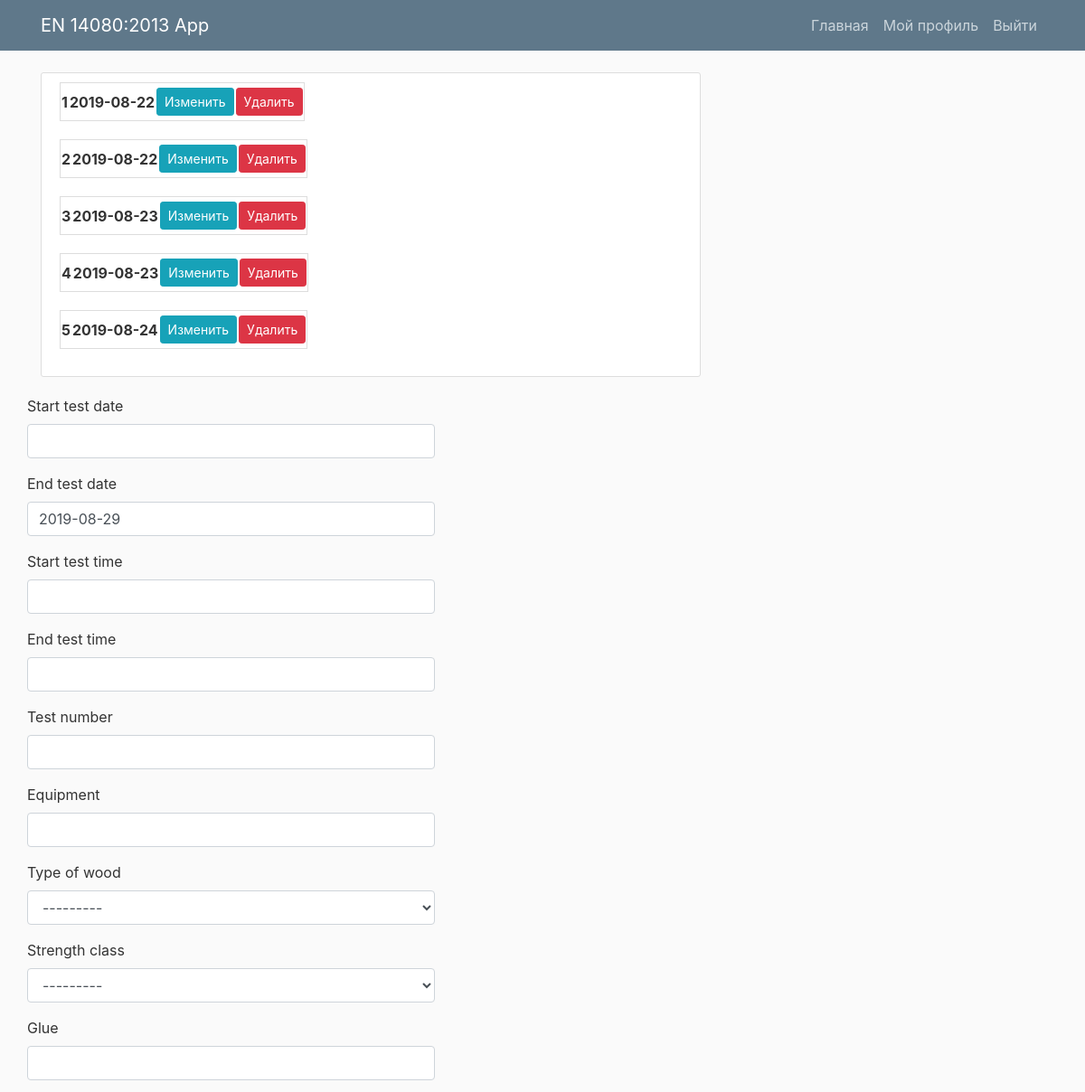
The app's page /bendtestfilter/ (signed in, upper part), older data.
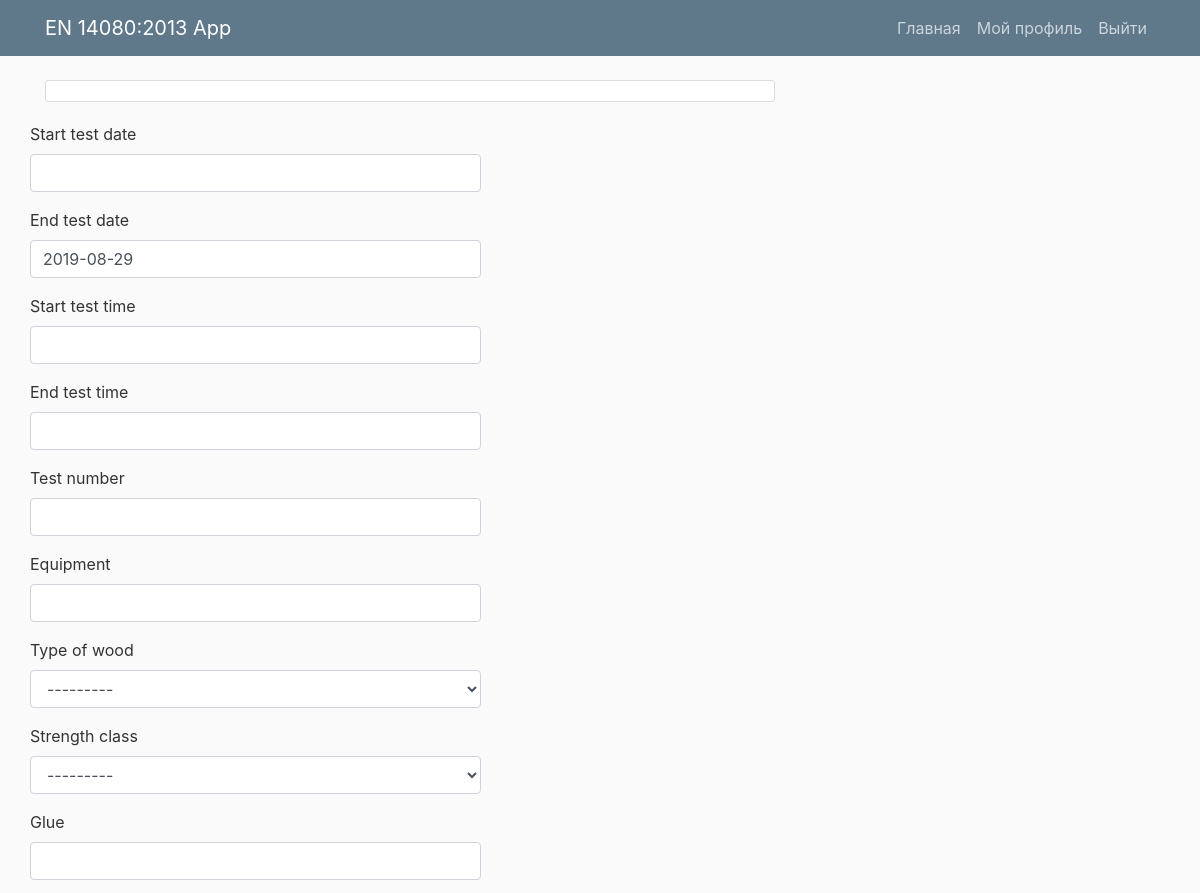
The same page, newer data.
### mainApp/models.py (models this page shows, shortened)
class TestLamella(models.Model):
	test_date = models.DateField()
	test_time = models.TimeField(blank=True, null=True, default=None)
	test_number = models.IntegerField(default=def_bt_test_number)
	equipment = models.CharField(max_length=100, default=def_bt_equipment)
	type_of_wood = models.ForeignKey(Wood_types, on_delete=models.PROTECT, related_name='TestLamella_fj_wood_type', default=def_bt_type_of_wood)
	strength_class = models.ForeignKey(strength_class_types, on_delete=models.PROTECT, related_name='TestLamella_strength_class', default=def_bt_strength_class)
	glue = models.CharField(max_length=100, default=def_bt_glue)
	glue_harderner_amount = models.CharField(max_length=100, blank=True, default=def_bt_glue_harderner_amount)
	lamellas_thickness = models.IntegerField(default=def_bt_lamellas_thickness)
	lamellas_width = models.IntegerField(default=def_bt_lamellas_width)
	lamellas_length = models.IntegerField(default=def_bt_lamellas_length)
	fj_length = models.IntegerField(default=def_bt_fj_length)
	fj_path = models.IntegerField(default=def_bt_fj_path)
	fj_gap = models.IntegerField(default=def_bt_fj_gap)
	fj_angle = models.IntegerField(default=def_bt_fj_angle)
	fj_orientation = models.CharField(max_length=100, choices=[('Пластевое', 'Пластевое'), ('Ребровое', 'Ребровое')], default=def_bt_fj_orientation)
	lamellas_left_moisture = models.IntegerField(default=def_bt_lamellas_left_moisture)
	lamellas_right_moisture = models.IntegerField(default=def_bt_lamellas_right_moisture)
	glue_pressure = models.FloatField(default=def_bt_glue_pressure)
	pressure_time = models.IntegerField(blank=True, null=True, default=def_bt_pressure_time)
	glue_use_amount = models.IntegerField(default=def_bt_glue_use_amount)
	glue_batch_number = models.CharField(max_length=100, default=def_bt_glue_batch_number)
	glue_expiration_date = models.DateField()
	lamellas_param = models.CharField(max_length=100, default=def_bt_lamellas_param)
	lamellas_took_person = models.ForeignKey(Person, on_delete=models.PROTECT, related_name='TestLamella_took_person', default=def_bt_lamellas_took_person)
	force_crash = models.FloatField()
	time_of_testing = models.IntegerField(blank=True, null=True)
	lamellas_strength = models.FloatField()
	passed = models.BooleanField(default=False)
	by_fj_crash = models.IntegerField()
	base_fj_crash = models.IntegerField()
	out_of_fj_crash = models.IntegerField()
	comment = models.TextField(blank=True)
	photo = models.ImageField(upload_to='uploads', blank=True)
	author = models.ForeignKey(User, blank=True, null=True, on_delete=models.CASCADE)

### mainApp/views.py (the view)
# urls.py: path('bendtestfilter/', today_views.bendtestfilterView, name='bendtestfilter'),
@login_required
def bendtestfilterView(request):
	user = get_object_or_404(User, username=request.user.username)
	bendtests = TestLamella.objects.filter(author=user).order_by('test_number')
	if request.method == 'POST':
		form = BendtestFilterForm(request.POST)
		if form.is_valid():
			if form.cleaned_data.get('start_test_date'):
				start_test_date = form.cleaned_data.get('start_test_date')
				bendtests = bendtests.filter(test_date__gte=start_test_date).order_by('test_number')
			if form.cleaned_data.get('end_test_date'):
				end_test_date = form.cleaned_data.get('end_test_date')
				bendtests = bendtests.filter(test_date__lte=end_test_date).order_by('test_number')
			if form.cleaned_data.get('type_of_wood'):
				type_of_wood = form.cleaned_data.get('type_of_wood')
				bendtests = bendtests.filter(type_of_wood=type_of_wood).order_by('test_number')
			if form.cleaned_data.get('start_test_time'):
				start_test_time = form.cleaned_data.get('start_test_time')
				bendtests = bendtests.filter(test_time__gte=start_test_time).order_by('test_number')
			if form.cleaned_data.get('end_test_time'):
				end_test_time = form.cleaned_data.get('end_test_time')
				bendtests = bendtests.filter(test_time__lte=end_test_time).order_by('test_number')
			if form.cleaned_data.get('test_number'):
				test_number = form.cleaned_data.get('test_number')
				bendtests = bendtests.filter(test_number=test_number).order_by('test_number')
			if form.cleaned_data.get('equipment'):
				equipment = form.cleaned_data.get('equipment')
				bendtests = bendtests.filter(equipment__iexact=equipment).order_by('test_number')
			if form.cleaned_data.get('strength_class'):
				strength_class = form.cleaned_data.get('strength_class')
				bendtests = bendtests.filter(strength_class=strength_class).order_by('test_number')
			if form.cleaned_data.get('glue'):
				glue = form.cleaned_data.get('glue')
				bendtests = bendtests.filter(glue__iexact=glue).order_by('test_number')
			if form.cleaned_data.get('glue_harderner_amount'):
				glue_harderner_amount = form.cleaned_data.get('glue_harderner_amount')
				bendtests = bendtests.filter(glue_harderner_amount__iexact=glue_harderner_amount).order_by('test_number')
			if form.cleaned_data.get('lamellas_thickness_from'):
				lamellas_thickness_from = form.cleaned_data.get('lamellas_thickness_from')
				bendtests = bendtests.filter(lamellas_thickness__gte=lamellas_thickness_from).order_by('test_number')
			if form.cleaned_data.get('lamellas_thickness_to'):
				lamellas_thickness_to = form.cleaned_data.get('lamellas_thickness_to')
				bendtests = bendtests.filter(lamellas_thickness__lte=lamellas_thickness_to).order_by('test_number')
			if form.cleaned_data.get('fj_length'):
				fj_length = form.cleaned_data.get('fj_length')
				bendtests = bendtests.filter(fj_length=fj_length).order_by('test_number')
			if form.cleaned_data.get('fj_path'):
				fj_path = form.cleaned_data.get('fj_path')
				bendtests = bendtests.filter(fj_path=fj_path).order_by('test_number')
			if form.cleaned_data.get('fj_gap'):
				fj_gap = form.cleaned_data.get('fj_gap')
				bendtests = bendtests.filter(fj_gap=fj_gap).order_by('test_number')
			if form.cleaned_data.get('fj_angle'):
				fj_angle = form.cleaned_data.get('fj_angle')
				bendtests = bendtests.filter(fj_angle=fj_angle).order_by('test_number')
			if form.cleaned_data.get('fj_orientation'):
				fj_orientation = form.cleaned_data.get('fj_orientation')
				bendtests = bendtests.filter(fj_orientation=fj_orientation).order_by('test_number')
			if form.cleaned_data.get('lamellas_left_moisture_from'):
				lamellas_left_moisture_from = form.cleaned_data.get('lamellas_left_moisture_from')
				bendtests = bendtests.filter(lamellas_left_moisture__gte=lamellas_left_moisture_from).order_by('test_number')
			if form.cleaned_data.get('lamellas_left_moisture_to'):
				lamellas_left_moisture_to = form.cleaned_data.get('lamellas_left_moisture_to')
				bendtests = bendtests.filter(lamellas_left_moisture__lte=lamellas_left_moisture_to).order_by('test_number')
			if form.cleaned_data.get('lamellas_right_moisture_from'):
				lamellas_right_moisture_from = form.cleaned_data.get('lamellas_right_moisture_from')
				bendtests = bendtests.filter(lamellas_right_moisture__gte=lamellas_right_moisture_from).order_by('test_number')
			if form.cleaned_data.get('lamellas_right_moisture_to'):
				lamellas_right_moisture_to = form.cleaned_data.get('lamellas_right_moisture_to')
				bendtests = bendtests.filter(lamellas_right_moisture__lte=lamellas_right_moisture_to).order_by('test_number')
			if form.cleaned_data.get('glue_pressure_from'):
				glue_pressure_from = form.cleaned_data.get('glue_pressure_from')
				bendtests = bendtests.filter(glue_pressure__gte=glue_pressure_from).order_by('test_number')
			if form.cleaned_data.get('glue_pressure_to'):
				glue_pressure_to = form.cleaned_data.get('glue_pressure_to')
				bendtests = bendtests.filter(glue_pressure__lte=glue_pressure_to).order_by('test_number')
			if form.cleaned_data.get('pressure_time_from'):
				pressure_time_from = form.cleaned_data.get('pressure_time_from')
				bendtests = bendtests.filter(pressure_time__gte=pressure_time_from).order_by('test_number')
			if form.cleaned_data.get('pressure_time_to'):
				pressure_time_to = form.cleaned_data.get('pressure_time_to')
				bendtests = bendtests.filter(pressure_time__lte=pressure_time_to).order_by('test_number')
			if form.cleaned_data.get('glue_use_amount_from'):
				glue_use_amount_from = form.cleaned_data.get('glue_use_amount_from')
				bendtests = bendtests.filter(glue_use_amount__gte=glue_use_amount_from).order_by('test_number')
			if form.cleaned_data.get('glue_use_amount_to'):
				glue_use_amount_to = form.cleaned_data.get('glue_use_amount_to')
				bendtests = bendtests.filter(glue_use_amount__lte=glue_use_amount_to).order_by('test_number')
			if form.cleaned_data.get('glue_batch_number'):
				glue_batch_number = form.cleaned_data.get('glue_batch_number')
				bendtests = bendtests.filter(glue_batch_number=glue_batch_number).order_by('test_number')
			if form.cleaned_data.get('start_glue_expiration_date'):
				start_glue_expiration_date = form.cleaned_data.get('start_glue_expiration_date')
				bendtests = bendtests.filter(glue_expiration_date__gte=start_glue_expiration_date).order_by('test_number')
			if form.cleaned_data.get('end_glue_expiration_date'):
				end_glue_expiration_date = form.cleaned_data.get('end_glue_expiration_date')
				bendtests = bendtests.filter(glue_expiration_date__lte=end_glue_expiration_date).order_by('test_number')
			if form.cleaned_data.get('lamellas_param'):
				lamellas_param = form.cleaned_data.get('lamellas_param')
				bendtests = bendtests.filter(lamellas_param__iexact=lamellas_param).order_by('test_number')
			if form.cleaned_data.get('lamellas_took_person'):
				lamellas_took_person = form.cleaned_data.get('lamellas_took_person')
				bendtests = bendtests.filter(lamellas_took_person=lamellas_took_person).order_by('test_number')
			if form.cleaned_data.get('force_crash_from'):
				force_crash_from = form.cleaned_data.get('force_crash_from')
				bendtests = bendtests.filter(force_crash__gte=force_crash_from).order_by('test_number')
			if form.cleaned_data.get('force_crash_to'):
				force_crash_to = form.cleaned_data.get('force_crash_to')
				bendtests = bendtests.filter(force_crash__lte=force_crash_to).order_by('test_number')
			if form.cleaned_data.get('time_of_testing_from'):
				time_of_testing_from = form.cleaned_data.get('time_of_testing_from')
				bendtests = bendtests.filter(time_of_testing__gte=time_of_testing_from).order_by('test_number')
			if form.cleaned_data.get('time_of_testing_to'):
				time_of_testing_to = form.cleaned_data.get('time_of_testing_to')
				bendtests = bendtests.filter(time_of_testing__lte=time_of_testing_to).order_by('test_number')
			if form.cleaned_data.get('lamellas_strength_from'):
				lamellas_strength_from = form.cleaned_data.get('lamellas_strength_from')
				bendtests = bendtests.filter(lamellas_strength__gte=lamellas_strength_from).order_by('test_number')
			if form.cleaned_data.get('lamellas_strength_to'):
				lamellas_strength_to = form.cleaned_data.get('lamellas_strength_to')
				bendtests = bendtests.filter(lamellas_strength__lte=lamellas_strength_to).order_by('test_number')
			if form.cleaned_data.get('by_fj_crash_from'):
				by_fj_crash_from = form.cleaned_data.get('by_fj_crash_from')
				bendtests = bendtests.filter(by_fj_crash__gte=by_fj_crash_from).order_by('test_number')
			if form.cleaned_data.get('by_fj_crash_to'):
				by_fj_crash_to = form.cleaned_data.get('by_fj_crash_to')
				bendtests = bendtests.filter(by_fj_crash__lte=by_fj_crash_to).order_by('test_number')
			if form.cleaned_data.get('out_of_fj_crash_from'):
				out_of_fj_crash_from = form.cleaned_data.get('out_of_fj_crash_from')
				bendtests = bendtests.filter(out_of_fj_crash__gte=out_of_fj_crash_from).order_by('test_number')
			if form.cleaned_data.get('out_of_fj_crash_to'):
				out_of_fj_crash_to = form.cleaned_data.get('out_of_fj_crash_to')
				bendtests = bendtests.filter(out_of_fj_crash__lte=out_of_fj_crash_to).order_by('test_number')
			if form.cleaned_data.get('base_fj_crash_from'):
				base_fj_crash_from = form.cleaned_data.get('base_fj_crash_from')
				bendtests = bendtests.filter(base_fj_crash__gte=base_fj_crash_from).order_by('test_number')
			if form.cleaned_data.get('base_fj_crash_to'):
				base_fj_crash_to = form.cleaned_data.get('base_fj_crash_to')
				bendtests = bendtests.filter(base_fj_crash__lte=base_fj_crash_to).order_by('test_number')
			if form.cleaned_data.get('base_fj_crash_to'):
				base_fj_crash_to = form.cleaned_data.get('base_fj_crash_to')
				bendtests = bendtests.filter(base_fj_crash__lte=base_fj_crash_to).order_by('test_number')
			if form.cleaned_data.get('passed_true'):
				bendtests = bendtests.filter(passed=True).order_by('test_number')
			if form.cleaned_data.get('passed_false'):
				bendtests = bendtests.filter(passed=False).order_by('test_number')
			if form.cleaned_data.get('comment'):
				comment = form.cleaned_data.get('comment')
				bendtests = bendtests.filter(comment__icontains=comment).order_by('test_number')
	else:
		form = BendtestFilterForm()
	return render(request, 'mainApp/bendtestfilter.html', {'bendtests': bendtests, 'form': form, })

### mainApp/templates/mainApp/bendtestfilter.html (shortened to what this page needs)
{% extends "mainApp/today.html" %}
{% load crispy_forms_tags %}
{% load bootstrap4 %}
{% block content %}
 <div class="content-section tabletoday">
    {% for test in bendtests %}
    <table class="content-section tabletoday">
        <th>{{ test.test_number }}</th>
        <th>{{ test.test_date|date:"Y-m-d" }}</th>
        <th><a class="btn btn-info btn-sm mt-1 mb-1" href="{% url 'bend-test-update' test.id %}">Изменить</a></th>
        <th><a class="btn btn-danger btn-sm mt-1 mb-1" href="{% url 'bend-test-delete' test.id %}">Удалить</a></th>
    </table>
    {% endfor %}
</div>
{% endblock content %}
{% block sidebar %}
<form method="POST" action="{% url 'bendtestfilter' %}">
    <th>
    {{ form|crispy }}
    </th>
</form>
{% endblock sidebar %}

### mainApp/templates/mainApp/today.html (shortened to what this page needs)
{% load static %}
{% load crispy_forms_tags %}
{% load bootstrap4 %}
{% bootstrap_css %}
<!DOCTYPE html>
<html>
 <head>
<link rel="stylesheet" href="https://stackpath.bootstrapcdn.com/bootstrap/4.2.1/css/bootstrap.min.css">
    <link href="https://stackpath.bootstrapcdn.com/font-awesome/4.7.0/css/font-awesome.min.css" rel="stylesheet">
    <link rel="stylesheet" type="text/css"  href="{% static 'mainApp/main.css' %}">
</head>
<body>
    <header class="site-header">
        <nav class="navbar navbar-expand-md navbar-dark bg-steel fixed-top">
            <div class="container">
                <a class="navbar-brand" href="/">EN 14080:2013 App</a>
                <div>
                    <div class="navbar-nav mr-auto">
                        <a class="nav-link" href="{% url 'today' %}">Главная</a>
                        {% if user.is_authenticated %}
                            <a class="nav-link" href="{% url 'profile' %}">Мой профиль</a>
                            <a class="nav-link" href="{% url 'logout' %}">Выйти</a>
                        {% else %}
                            <a class="nav-link" href="{% url 'login' %}">Войти</a>
                            <a class="nav-link" href="{% url 'register' %}">Регистрация</a>
                        {% endif %}
                    </div>
                </div>
            </div>
        </nav>
    </header>
<main role="main" class="container">
    <div class="row">
        <div class="col-md-8">
            {% block content %}{% endblock %}
        </div>
        {% block sidebar %}{% endblock sidebar %}
    </div>
</main>
</body>
</html>

Row changes from the older to the newer data that the page shows:
removed TestLamella: test_number "1", test_date "2019-08-22"
removed TestLamella: test_number "2", test_date "2019-08-22"
removed TestLamella: test_number "3", test_date "2019-08-23"
removed TestLamella: test_number "4", test_date "2019-08-23"
removed TestLamella: test_number "5", test_date "2019-08-24"
